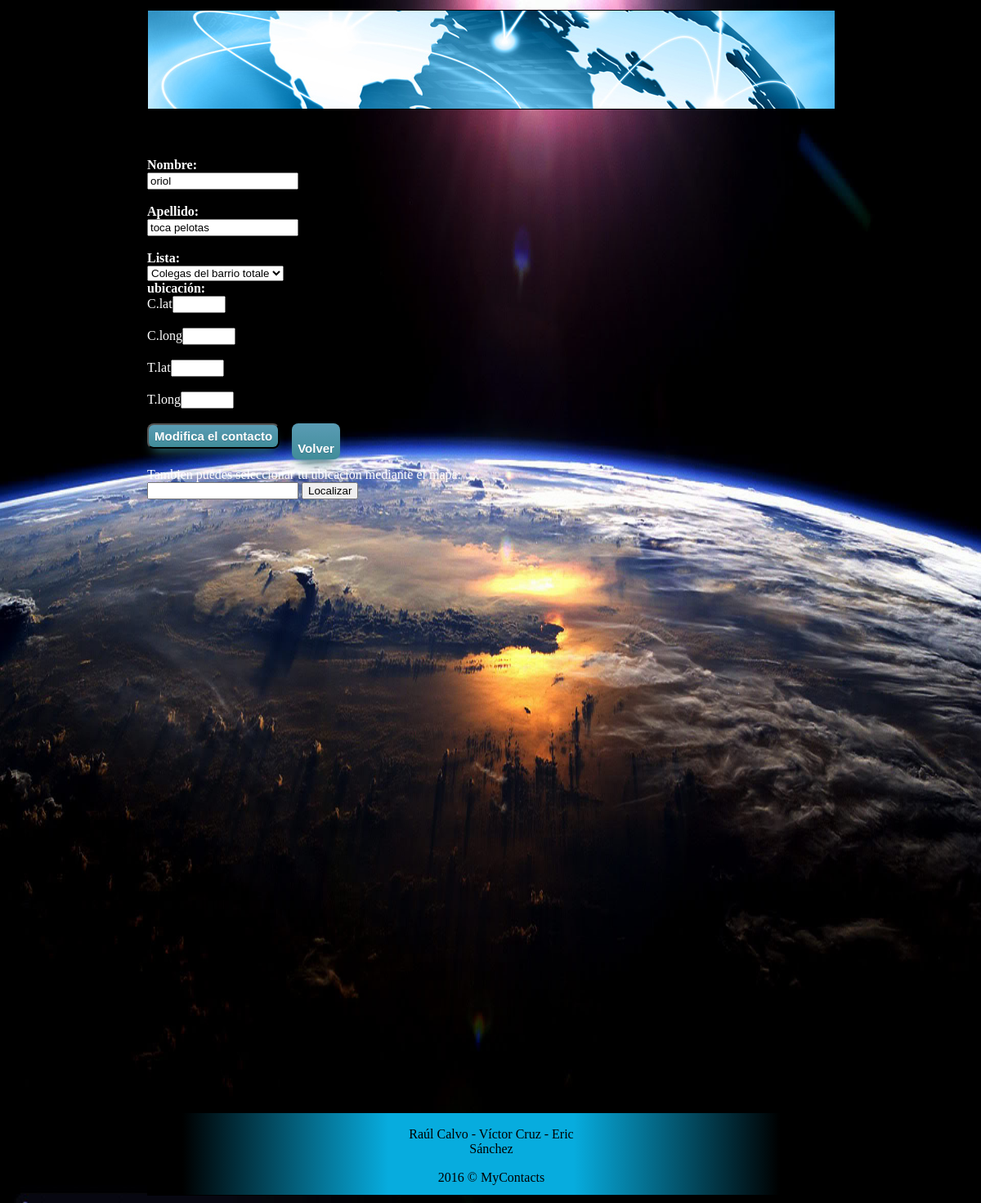
The page /modificarContacto.php?idCont=20 (signed in) on the database as committed earlier.
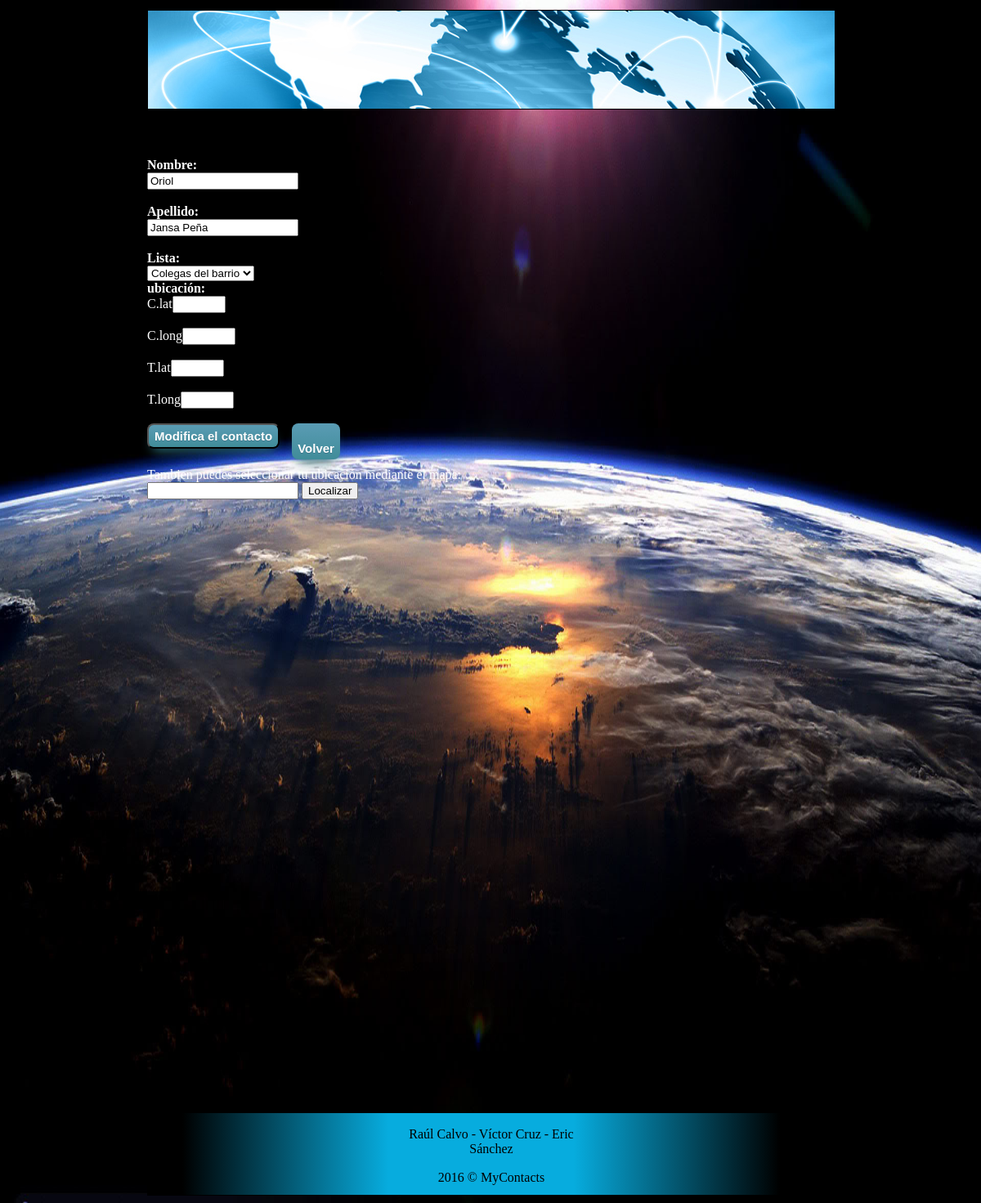
The same page on the database as committed later.
### tables this page shows
CREATE TABLE IF NOT EXISTS `contacto` (
`id_contacto` int(11) NOT NULL,
  `nombre_contacto` varchar(20) DEFAULT NULL,
  `apellidos_contacto` varchar(40) DEFAULT NULL,
  `id_ubicacion` int(11) DEFAULT NULL,
  `id_lista` int(11) DEFAULT NULL
);

### modificarContacto.php (the view, shortened to what this page needs)
<?php
  	include("conexion.php");
  	$sql="SELECT contacto.*, ubicacion.*, lista.* FROM contacto INNER JOIN ubicacion ON contacto.id_ubicacion=ubicacion.id_ubicacion INNER JOIN lista ON contacto.id_lista=lista.id_lista WHERE id_contacto=$_REQUEST[idCont]";
	$datos = mysqli_query($con, $sql);
	$prod=mysqli_fetch_array($datos);
?>
<html>
	<head>
		<link rel="stylesheet" type="text/css" href="style.css">
	</head>
<body onload="initialize()">
			<header></header>
	<section id="contenidomapa">
		<article>
				<h3>Insertar Contacto</h3>
			</article>
			<article id = "letrasregistro">
				<form name="formInserContacto" action="modificarContacto.proc.php" method="get">
					<strong>Nombre:</strong><br/>
					<input type="text" name="nomCont" size="20" maxlength="25" value="<?php echo utf8_encode("$prod[nombre_contacto]"); ?>"required/><br/><br/>
					<strong>Apellido:</strong><br/>
					<input type="text" name="apellCont" size="20" maxlength="25" value="<?php echo utf8_encode("$prod[apellidos_contacto]"); ?>"required/><br/><br/>
					<strong>Lista:</strong><br/>
					<select name="idlista" value="3">
							<?php
							$con = mysqli_connect('localhost', 'root', 'DAW22015', 'bd_mycontacts');
							$sql = mysqli_query($con, "SELECT * FROM lista, usuario WHERE `lista`.`id_usuario` = '$_SESSION[id]' AND `usuario`.`mail_usuario` = '$_SESSION[mail]'");
							while($dato=mysqli_fetch_array($sql)) {
							echo "<option value=\"$dato[id_lista]\">$dato[nombre_lista]</option>";
							}
							?>
					</select>
					<br/>
					<strong>ubicación:</strong><br/>
					C.lat<input type="text" id="x" name="casalatCont" size="5" maxlength="8" /><br/><br/>
					C.long<input type="text" id="y" name="casalonCont" size="5" maxlength="8" /><br/><br/>
					T.lat<input type="text" name="trabajolatCont" size="5" maxlength="8" /><br/><br/>
					T.long<input type="text" name="trabajolonCont" size="5" maxlength="8" /><br/><br/>
					<input class="myButton1" id="botonFormModContacto" type="submit" value="Modifica el contacto">
						 <article class="myButton1">
								<br>
								<a href="principal.php">Volver</a>
							</article></br></br><br>
						 Tambien puedes seleccionar tu ubicación mediante el mapa:
						 <input id="address" type="textbox" value="" />
						<input type="button" value="Localizar" onclick="codeAddress()"></br>
    				<div id="map_canvas" style="width:50%;height:50%;"></div>
				</form>
			</article>
		</section>
		<footer id="piepagina">
      <p id="componentes">Raúl Calvo - Víctor Cruz - Eric Sánchez</p>
      <p id="copyright">2016 &copy; MyContacts</p>
    </footer>
	</body>
</html>

Rows that differ between the two databases and show on the page:
changed contacto: nomCont "oriol" → "Oriol"; apellCont "toca pelotas" → "Jansa Peña"
Other text that changed with them:
form field idlista: "Colegas del barrio totale" → "Colegas del barrio"
